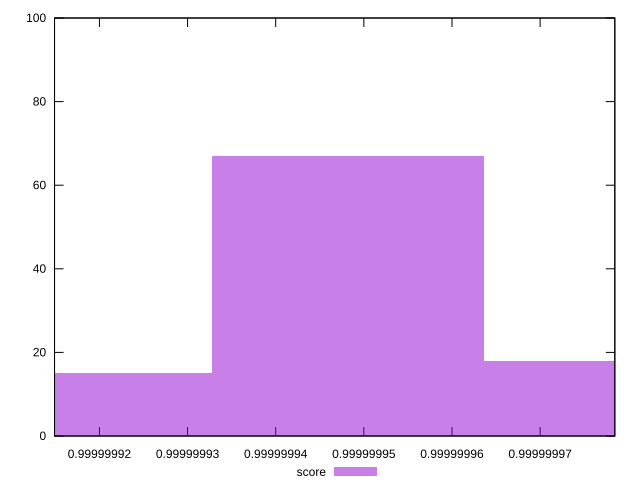

Recreate this plot in gnuplot.
reset

$score <<EOF
0.9999999789936056 18
0.9999999482137066 67
0.9999999174338077 15
EOF

set key outside below
set boxwidth 3.077989890937907e-8
set xrange [0.9999999149055687:0.9999999784760136]
set yrange [0:100]
set trange [0:100]
set style fill transparent solid 0.5 noborder
set terminal svg size 640, 490 enhanced background rgb 'white'
set output "report_00008_2021-01-22T20:58:29.167/mainthread-work-breakdown/samples/pages+cached+noexternal+nofonts+nosvg+noimg+nocss+nojs/score/histogram.svg"

plot $score title "score" with boxes

reset
